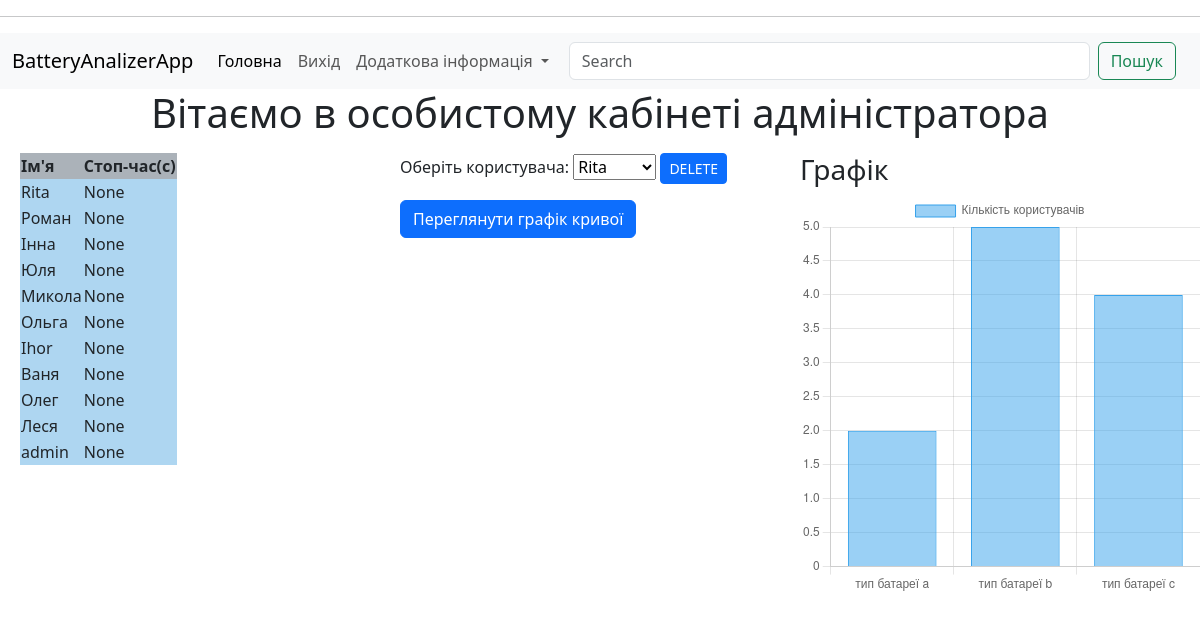
The app's page /admin_page (signed in) with its own data.
### app/models.py (models this page shows, shortened)
class TableNameMixin:
    @declared_attr.directive
    def __tablename__(cls) -> str:
        return cls.__name__.lower()

class User(db.Model, TableNameMixin, UserMixin):
    id = mapped_column(db.Integer, primary_key=True)
    name = mapped_column(db.String(50), unique=True)
    password = mapped_column(db.Integer)
    battery: Mapped["Battery"] = db.relationship(back_populates="user")
    @login_manager.user_loader
    def load_user(user_id):
        return User.query.get(user_id)

class Battery(db.Model,  TableNameMixin):
    id = mapped_column(db.Integer, primary_key=True, autoincrement=True)
    bat_type:Mapped[str]= mapped_column(db.String(1)) #Column("bat_type", String),comparator_factory=MyColumnComparator)
    nominal_charge: Mapped[float] = mapped_column(nullable=True)
    parameters: Mapped[Parameters] = composite(mapped_column("f_ica_c", nullable=True), mapped_column("l_ica_c", nullable=True),mapped_column("f_ccct_c", nullable=True),
                                               mapped_column("l_ccct_c", nullable=True), mapped_column("ccct_stap", nullable=True), mapped_column("filter", nullable=True),
                                               mapped_column("peak", nullable=True), mapped_column("model", nullable=True))
    user_id = mapped_column(db.Integer, db.ForeignKey("user.id"))
    user: Mapped["User"] = db.relationship(back_populates="battery")
    ccct_data: Mapped[List["CcctData"]] = db.relationship(back_populates="battery")
    ica_data: Mapped[List["IcaData"]] = db.relationship(back_populates="battery")
    left_border = mapped_column(db.Integer, nullable=True)
    right_border = mapped_column(db.Integer, nullable=True)
    stop_time = mapped_column(db.Integer, nullable=True)

### start.py (the view)
@app.route('/admin_page', methods = ['GET', 'POST'])
@login_required
def admin_page():
    users = User.query.all()
    t = list()
    c = list()
    stmt = db.select(Battery.bat_type, db.func.count(Battery.id)).group_by(Battery.bat_type)
    for type, count in db.session.execute(stmt):
       t.append(type)
       c.append(count)
    print(c)
    print(t)
    return render_template('admin_page.html', users = users, c = c, type = t)

### app/templates/admin_page.html (shortened to what this page needs)
{% extends 'layout.html'%}
{% block content %}
<nav class="navbar navbar-expand-lg bg-body-tertiary" style="background-color: #e3f2fd;"
     xmlns="http://www.w3.org/1999/html">
  <div class="container-fluid">
    <a class="navbar-brand" href="#">BatteryAnalizerApp</a>
    <div class="collapse navbar-collapse" id="navbarNav">
      <ul class="navbar-nav">
        <li class="nav-item">
          <a class="nav-link active" aria-current="page" href="{{ url_for('index') }}">Головна</a>
        </li>
        <li class="nav-item">
          <a class="nav-link" href="{{ url_for('logout') }}">Вихід</a>
        </li>
        <li class="nav-item dropdown">
          <a class="nav-link dropdown-toggle" href="#" role="button" data-bs-toggle="dropdown" aria-expanded="false">
            Додаткова інформація
          </a>
        </li>
      </ul>
    </div>
       <div class="container-fluid">
    <form class="d-flex" role="search">
      <input class="form-control me-2" type="search" placeholder="Search" aria-label="Search">
      <button class="btn btn-outline-success" type="submit">Пошук</button>
    </form>
  </div>
  </div>
</nav>
<div class="container text-center">
  <div class="row justify-content-md-center">
<h1>{% block title %}Вітаємо в особистому кабінеті адміністратора {% endblock %}</h1>
  </div>
</div>
<div class="row">
    <div class="col">
      <table  bgcolor="#AED6F1" style="margin-left: 20px;">
           <thead>
    <tr bgcolor="#ABB2B9">
      <th>Ім'я</th>
      <th>Стоп-час(с)</th>
    </tr>
  </thead>
          <tbody>
    {% for user in users %}
     <tr>
       <td> {{user.name}}</td>
         <td> {{user.battery.stop_time}}</td>
    {% endfor %}
     </tr>
          </tbody>
      </table>
    </div>
    <div class="col">
     <form action="/delete_user" method="post">
        <label for="user_name">Оберіть користувача:</label>
          <select name="user_name" id="user_name">
          {% for user in users%}
              <option value="user_name">{{user.name}}</option>
          {% endfor %}
          </select>
          <input class="btn btn-primary btn-sm" type="submit" value="DELETE">
      </form>
       <div class="d-grid gap-2 d-md-block">
           <button class="btn btn-primary" type="button" >Переглянути графік кривої</button>
</div>
    </div>
    <div class="col">
      <h3>Графік</h3>
        <canvas id="myChart" width="400" height="400"></canvas>
        {% block scripts %}
           {% block app_scripts %}
    <script>
        const ctx = document.getElementById('myChart');
        new Chart(ctx, {
            type: 'bar',
            data:{
                labels:['тип батареї a', 'тип батареї b', 'тип батареї c'],
                datasets: [{
                    label: 'Кількість користувачів',
                    data: [ {% for count in c %}
                            {{ count }},
                        {% endfor %}],
                     borderWidth: 1
      }]
    },
    options: {
      scales: {
        y: {
          beginAtZero: true
        }
      }
    }
  });
    </script>
        {% endblock %}
        {% endblock %}
    </div>
  </div>
{% endblock %}

### app/templates/layout.html (shortened to what this page needs)
<!DOCTYPE html>
<html lang="en">
<head>
    <link href="https://cdn.jsdelivr.net/npm/bootstrap@5.3.3/dist/css/bootstrap.min.css" rel="stylesheet">
</head>
<body>
<hr>
<div class="content">
  {% block content %}
  {% endblock %}
</div>
</body>
</html>

### records on screen
User: name "Rita", battery.stop_time "None"
User: name "Роман", battery.stop_time "None"
User: name "Інна", battery.stop_time "None"
User: name "Юля", battery.stop_time "None"
User: name "Микола", battery.stop_time "None"
User: name "Ольга", battery.stop_time "None"
User: name "Ihor", battery.stop_time "None"
User: name "Ваня", battery.stop_time "None"
User: name "Олег", battery.stop_time "None"
User: name "Леся", battery.stop_time "None"
User: name "admin", battery.stop_time "None"

### other values on screen
form field user_name "Rita"
chart data {{ count }} 2, 5, 4
